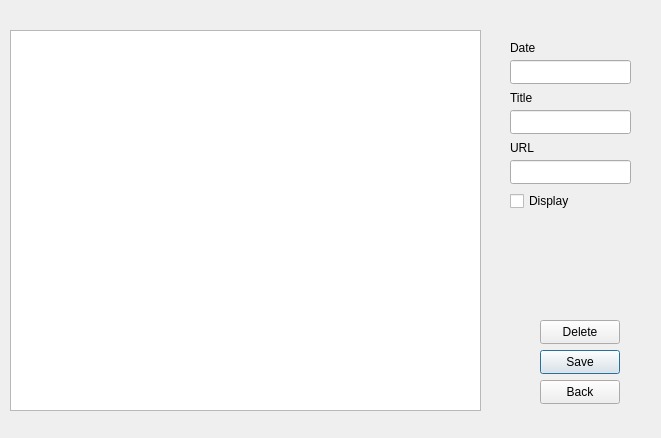
<?xml version="1.0" encoding="UTF-8"?>
<ui version="4.0">
 <class>Edit</class>
 <widget class="QDialog" name="Edit">
  <property name="geometry">
   <rect>
    <x>0</x>
    <y>0</y>
    <width>661</width>
    <height>438</height>
   </rect>
  </property>
  <property name="windowTitle">
   <string>Edit Article - QLoveBlog</string>
  </property>
  <widget class="QTextEdit" name="pg">
   <property name="geometry">
    <rect>
     <x>10</x>
     <y>30</y>
     <width>471</width>
     <height>381</height>
    </rect>
   </property>
  </widget>
  <widget class="QPushButton" name="save">
   <property name="geometry">
    <rect>
     <x>540</x>
     <y>350</y>
     <width>80</width>
     <height>24</height>
    </rect>
   </property>
   <property name="text">
    <string>Save</string>
   </property>
  </widget>
  <widget class="QPushButton" name="back">
   <property name="geometry">
    <rect>
     <x>540</x>
     <y>380</y>
     <width>80</width>
     <height>24</height>
    </rect>
   </property>
   <property name="text">
    <string>Back</string>
   </property>
  </widget>
  <widget class="QLineEdit" name="date">
   <property name="geometry">
    <rect>
     <x>510</x>
     <y>60</y>
     <width>121</width>
     <height>24</height>
    </rect>
   </property>
  </widget>
  <widget class="QLabel" name="label">
   <property name="geometry">
    <rect>
     <x>510</x>
     <y>40</y>
     <width>50</width>
     <height>16</height>
    </rect>
   </property>
   <property name="text">
    <string>Date</string>
   </property>
  </widget>
  <widget class="QLineEdit" name="title">
   <property name="geometry">
    <rect>
     <x>510</x>
     <y>110</y>
     <width>121</width>
     <height>24</height>
    </rect>
   </property>
   <property name="text">
    <string/>
   </property>
  </widget>
  <widget class="QLabel" name="label_2">
   <property name="geometry">
    <rect>
     <x>510</x>
     <y>90</y>
     <width>50</width>
     <height>16</height>
    </rect>
   </property>
   <property name="text">
    <string>Title</string>
   </property>
  </widget>
  <widget class="QLineEdit" name="url">
   <property name="geometry">
    <rect>
     <x>510</x>
     <y>160</y>
     <width>121</width>
     <height>24</height>
    </rect>
   </property>
   <property name="placeholderText">
    <string/>
   </property>
  </widget>
  <widget class="QLabel" name="label_3">
   <property name="geometry">
    <rect>
     <x>510</x>
     <y>140</y>
     <width>50</width>
     <height>16</height>
    </rect>
   </property>
   <property name="text">
    <string>URL</string>
   </property>
  </widget>
  <widget class="QCheckBox" name="dis">
   <property name="geometry">
    <rect>
     <x>510</x>
     <y>190</y>
     <width>78</width>
     <height>22</height>
    </rect>
   </property>
   <property name="text">
    <string>Display</string>
   </property>
   <property name="checked">
    <bool>false</bool>
   </property>
  </widget>
  <widget class="QPushButton" name="delete_2">
   <property name="geometry">
    <rect>
     <x>540</x>
     <y>320</y>
     <width>80</width>
     <height>24</height>
    </rect>
   </property>
   <property name="text">
    <string>Delete</string>
   </property>
  </widget>
 </widget>
 <resources/>
 <connections/>
</ui>
